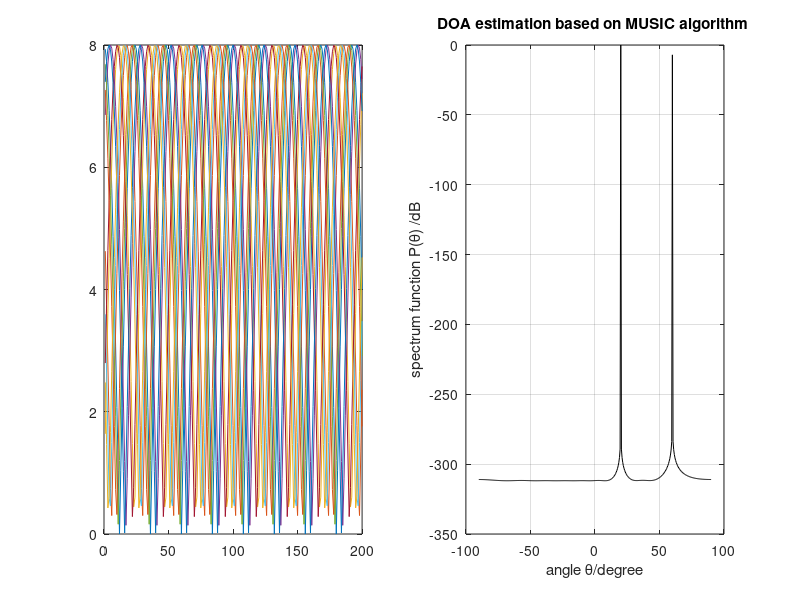

Source code (MATLAB):

%By Honghao Tang
clc
clear all
format short %The data show that as long shaping scientific 
doa=[20 60]/180*pi; %Direction of arrival 
N=200;%Snapshots
w=[pi/4 pi/3]';%Frequency
M=10;%Number of array elements
P=length(w); %The number of signal
lambda=150;%Wavelength
d=lambda/2;%Element spacing
snr=1000;%SNA
D=zeros(P,M); %To creat a matrix with P row and M column
for k=1:P
D(k,:)=exp(-1i*2*pi*d*sin(doa(k))/lambda*[0:M-1]); %Assignment matrix 
end
D=D';
xx=2*exp(1i*(w*[1:N])); %Simulate signal
x=D*xx;
x=x+awgn(x,snr);%Insert Gaussian white noise
figure,subplot(1,2,1),plot(abs(x'))
R=x*x'; %Data covarivance matrix
[N,V]=eig(R); %Find the eigenvalues and eigenvectors of R 
NN=N(:,1:M-P); %Estimate noise subspace
theta=-90:0.5:90; %Peak search
for ii=1:length(theta)
SS=zeros(1,length(M)); 
for jj=0:M-1
SS(1+jj)=exp(-1i*2*jj*pi*d*sin(theta(ii)/180*pi)/lambda); 
end
PP=SS*NN*NN'*SS';
Pmusic(ii)=abs(1/ PP);
end
Pmusic=10*log10(Pmusic/max(Pmusic)); %Spatial spectrum function 
subplot(1,2,2),plot(theta,Pmusic,'-k')
xlabel('angle \theta/degree')
ylabel('spectrum function P(\theta) /dB')
title('DOA estimation based on MUSIC algorithm ')
grid on